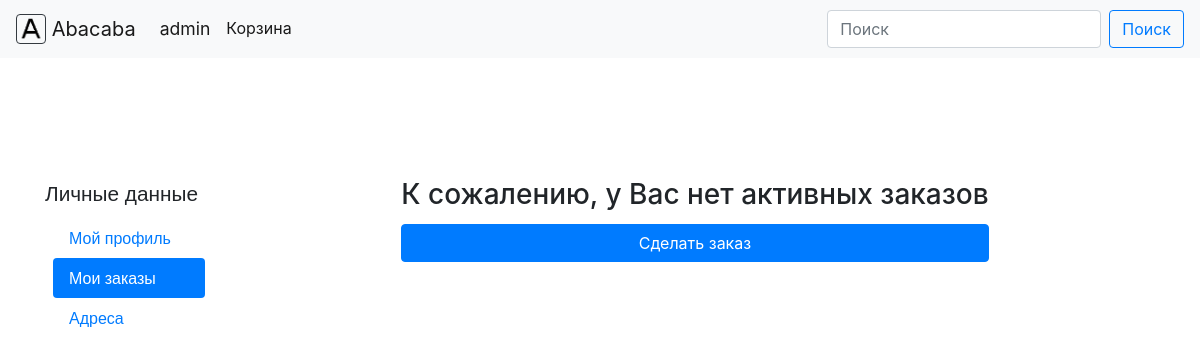
The page /accounts/orders (signed in) on the database as committed earlier.
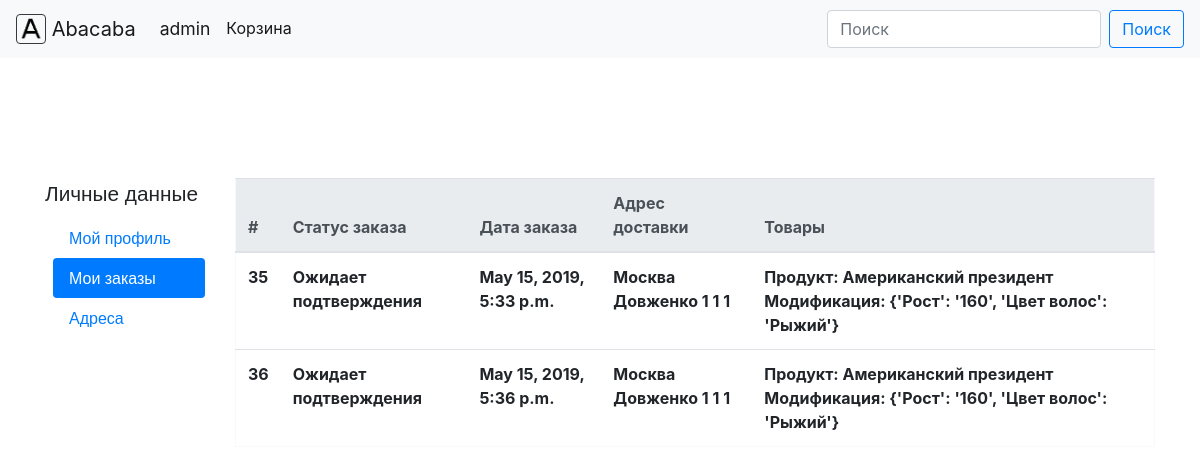
The same page on the database as committed later.
### core/models.py (models this page shows, shortened)
class OrderProduct(models.Model):
    id = models.AutoField(primary_key=True)
    quantity = models.IntegerField()
    stock_product = models.ForeignKey(to=StockProduct,
                                      on_delete=models.CASCADE,
                                      related_name='order_products')
    order = models.ForeignKey(
        to=Order,
        on_delete=models.CASCADE,
        null=True,
        blank=True,
        related_name='products'
    )
    cart = models.ForeignKey(
        to=Cart,
        on_delete=models.SET_NULL,
        null=True,
        blank=True,
        related_name='products'
    )

class Order(models.Model):
    id = models.AutoField(primary_key=True)
    status = models.TextField(default='Ожидает подтверждения')
    author = models.ForeignKey(to=User,
                               on_delete=models.CASCADE,
                               null=True,
                               blank=True,
                               related_name='orders')
    order_date = models.DateTimeField(auto_now_add=True)
    address = models.ForeignKey(to=Addresses,
                                on_delete=models.SET_NULL,
                                null=True,
                                related_name='orders')
    email = models.TextField(null=True,
                             blank=True)  # #Электронная почта для заказов от незарегистрированных пользователей

class Addresses(models.Model):
    id = models.AutoField(primary_key=True)
    description = models.TextField(blank=True,
                                   null=True)
    customer = models.ForeignKey(to=User,
                                 on_delete=models.CASCADE,
                                 null=True,
                                 blank=True,
                                 related_name='addresses')
    city = models.TextField(default='Москва')
    street = models.TextField(default='Довженко')
    building = models.TextField(default='1')
    flat = models.TextField(default='1')
    entrance = models.TextField(null=True, blank=True)
    def __str__(self):
        return self.city + ' ' + self.street + ' ' + self.building + ' ' + self.entrance + ' ' + self.flat

class StockProduct(models.Model):
    id = models.AutoField(primary_key=True)
    product = models.ForeignKey(to=Product,
                                on_delete=models.CASCADE,
                                related_name='stock_products')
    modification = models.OneToOneField(to=Modification,
                                        on_delete=models.CASCADE,
                                        related_name='stock_product')
    quantity = models.IntegerField()

class Product(models.Model):
    id = models.AutoField(primary_key=True)
    name = models.TextField()
    price = models.IntegerField()
    rating = models.FloatField(blank=True,
                               null=True)
    categories = models.ManyToManyField(to=Category,
                                        blank=True,
                                        related_name='products')
    main_category = models.ForeignKey(to=Category,
                                      blank=True,
                                      null=True,
                                      on_delete=models.SET_NULL)
    def __str__(self):
        return 'Продукт: ' + self.name

class Modification(models.Model):
    id = models.AutoField(primary_key=True)
    product = models.ForeignKey(to=Product,
                                on_delete=models.CASCADE,
                                related_name='modifications')
    characteristics = models.TextField()
    def __str__(self):
        return 'Модификация: ' + self.characteristics

### core/views.py (the view)
# urls.py: url('accounts/orders', views.profile_orders, name='profile_orders'),
@login_required
def profile_orders(request):
    user = User.objects.get(username=request.user.username)
    orders = OrderProduct.objects.all().filter(order__author=user)
    if orders.count() == 0:
        return render(request, 'registration/profile_orders.html', {'empty': 'yes'})
    return render(request, 'registration/profile_orders.html', {'orders': orders})

### core/templates/registration/profile_orders.html
{% extends 'registration/profile_navigation.html' %}
{% block data %}
    <div>
        {% load widget_tweaks %}
        {% if not empty %}
            <table class="table border border-light">
              <thead class="thead-light">
                <tr>
                    <th scope="col">#</th>
                    <th scope="col">Статус заказа</th>
                    <th scope="col">Дата заказа</th>
                    <th scope="col">Адрес доставки</th>
                    <th scope="col">Товары</th>
                </tr>
              </thead>
              <tbody>
                    {% for key in orders %}
                        <tr>
                            <th scope="row" style="overflow: hidden;">{{ key.id }}</th>
                            <th scope="row" style="overflow: hidden;">{{ key.order.status }}</th>
                            <th scope="row" style="overflow: hidden;">{{ key.order.order_date }}</th>
                            <th scope="row" style="overflow: hidden;">{{ key.order.address }}</th>
                            <th scope="row" style="overflow: hidden;">{{ key.stock_product.product }} {{ key.stock_product.modification }}</th>
                        </tr>
                    {% endfor %}
              </tbody>
            </table>
        {% else %}
            <div class="form-row">
                <div class="form-group col-md-12">
                    <h3>К сожалению, у Вас нет активных заказов</h3>
                    <button onclick="location.href='/'" style="margin-top: 2%;" class="btn btn-primary btn-block">Сделать заказ</button>
                </div>
            </div>
        {% endif %}
    </div>
{% endblock %}

Rows that differ between the two databases and show on the page:
added OrderProduct: id "35", order.status "Ожидает подтверждения", order.order_date "May 15, 2019, 5:33 p.m.", order.address "Москва Довженко 1 1 1", stock_product.product "Продукт: Американский президент", stock_product.modification "Модификация: {'Рост': '160', 'Цвет волос': 'Рыжий'}"
added OrderProduct: id "36", order.status "Ожидает подтверждения", order.order_date "May 15, 2019, 5:36 p.m.", order.address "Москва Довженко 1 1 1", stock_product.product "Продукт: Американский президент", stock_product.modification "Модификация: {'Рост': '160', 'Цвет волос': 'Рыжий'}"
Other text that changed with them:
text no longer shown: "К сожалению, у Вас нет активных заказов Сделать заказ"
text now shown: "# Статус заказа Дата заказа Адрес доставки Товары"
